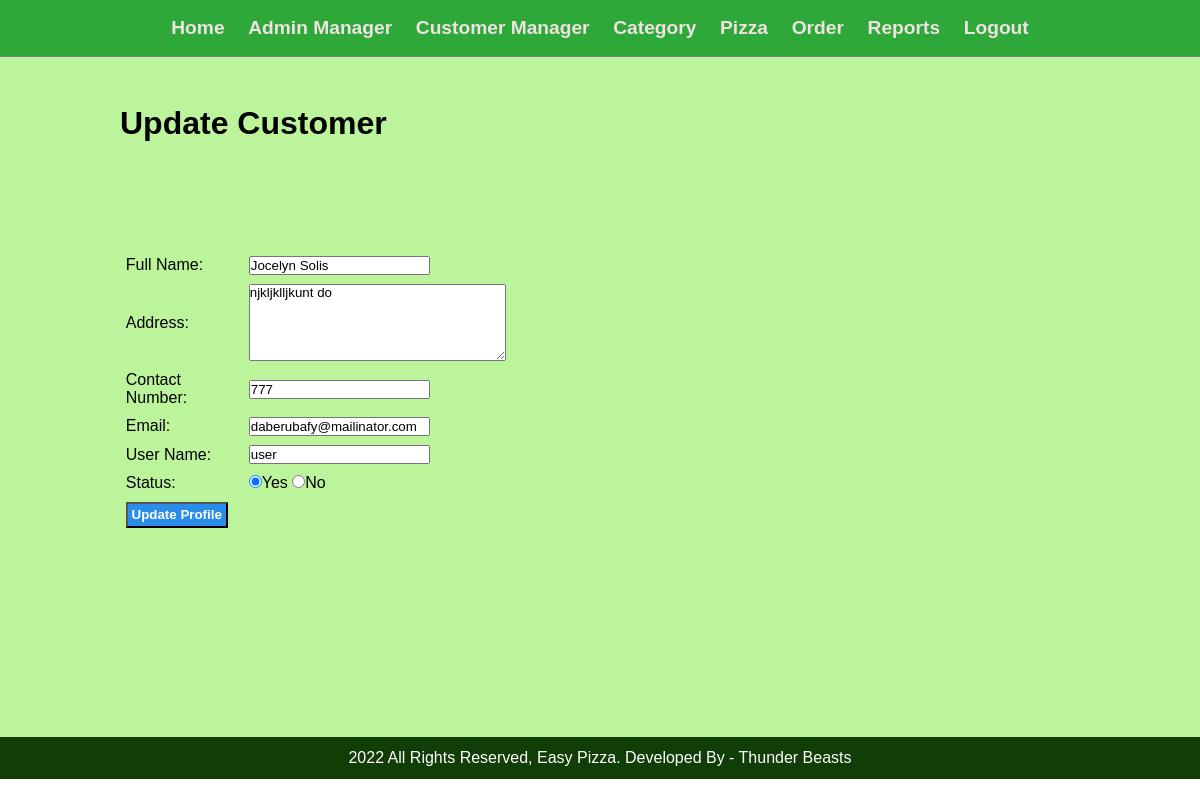
The app's page /admin/update-customer.php?id=4 (signed in) with its own data.
### tables this page shows
CREATE TABLE `customer` (
  `id_customer` int(10) UNSIGNED NOT NULL,
  `full_name` varchar(255) NOT NULL,
  `address` varchar(255) NOT NULL,
  `contact_number` varchar(50) NOT NULL,
  `email` varchar(255) NOT NULL,
  `username` varchar(100) NOT NULL,
  `password` varchar(255) NOT NULL,
  `active` varchar(10) NOT NULL
);

### admin/update-customer.php (the view, shortened to what this page needs)
<?php include('partials/menu.php') ?>
<div class="main-content">
    <div class="wrapper">
        <h1>Update Customer</h1>
        <br>
        <?php
        $customer_id = $_GET['id'];
        $sql3 = "SELECT * FROM customer WHERE id_customer=$customer_id";
        $res3 = mysqli_query($conn, $sql3);
        $row3 = mysqli_fetch_assoc($res3);
        $full_name = $row3['full_name'];
        $address = $row3['address'];
        $contact_number = $row3['contact_number'];
        $email = $row3['email'];
        $username = $row3['username'];
        $active = $row3['active'];
        ?>
        <br><br>
        <br><br><br>
        <form action="" method="POST">
            <table class="tbl-50">
                <tr>
                    <td>Full Name:</td>
                    <td>
                        <input type="text" name="full_name" value="<?php echo $full_name; ?>">
                    </td>
                </tr>
                <tr>
                    <td>Address:</td>
                    <td>
                        <textarea name="address" cols="30" rows="5"><?php echo $address; ?></textarea>
                    </td>
                </tr>
                <tr>
                    <td>Contact Number:</td>
                    <td>
                        <input type="text" name="contact_number" value="<?php echo $contact_number; ?>">
                    </td>
                </tr>
                <tr>
                    <td>Email:</td>
                    <td>
                        <input type="text" name="email" value="<?php echo $email; ?>">
                    </td>
                </tr>
                <tr>
                    <td>User Name:</td>
                    <td>
                        <input type="text" name="username" value="<?php echo $username; ?>">
                    </td>
                </tr>
                <tr>
                    <td>Status:</td>
                    <td>
                        <input <?php if ($active == "Yes") {
                                    echo "checked";
                                } ?> type="radio" name="active" value="Yes">Yes
                        <input <?php if ($active == "No") {
                                    echo "checked";
                                } ?> type="radio" name="active" value="No">No
                    </td>
                </tr>
                <td colspan="2">
                    <input type="submit" name="submit" value="Update Profile" class="btn-secondary">
                </td>
            </table>
        </form>
    </div>
</div>
<?php include('partials/footer.php') ?>

### css/admin.css (style rules this page uses)
* { margin: 0; padding: 0; font-family: Arial, Helvetica, sans-serif; }
.wrapper { padding: 1%; width: 80%; margin: 0 auto; }
table tr td { padding: 1%; }
.btn-secondary { background-color: #2a8de9; padding: 1%; color: white; text-decoration: none; font-weight: bold; }
.main-content { background-color: #67e61d70; padding: 3% 0; min-height: 76%; }

### records on screen
customer: full_name "Jocelyn Solis", address "njkljklljkunt do", contact_number "777", email "daberubafy@mailinator.com", username "user", active "☑"
